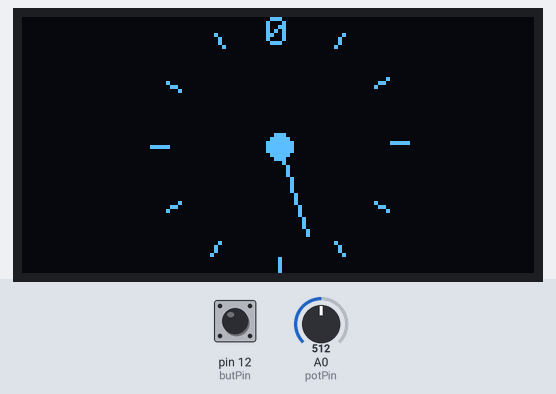
A sketch run on a simulated Arduino Uno, built with avr-gcc and run on an emulated ATmega328P. Shown: 128×64 one-colour display. Inputs (shaded band) come from the test bench; at power-on: pin 12 (butPin) HIGH, A0 (potPin) = 512. What the sketch prints to the serial monitor is not drawn.

Above: at 1.2 s.
1.3 s: pin 12 (butPin) pulled LOW for 0.15 s
At 2.6 s:
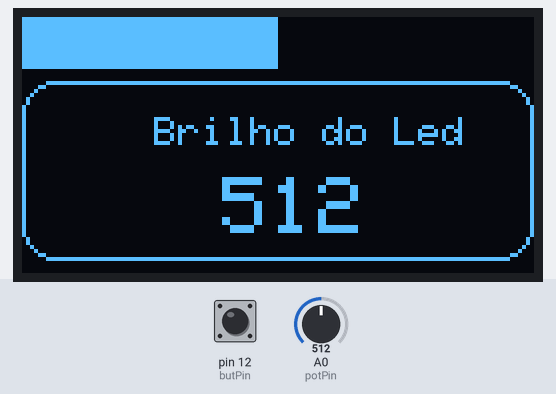
3.0 s: A0 (potPin) set to 716
At 4.0 s:
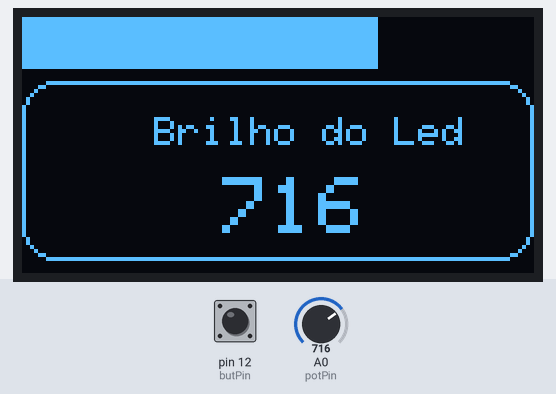
4.5 s: pin 12 (butPin) pulled LOW for 1 s
At 6.6 s:
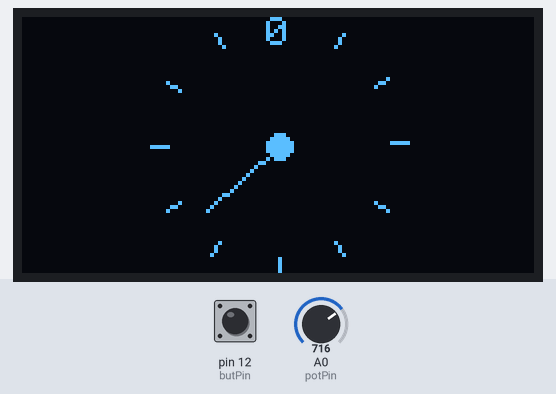
7.1 s: A0 (potPin) set to 900
At 7.5 s:
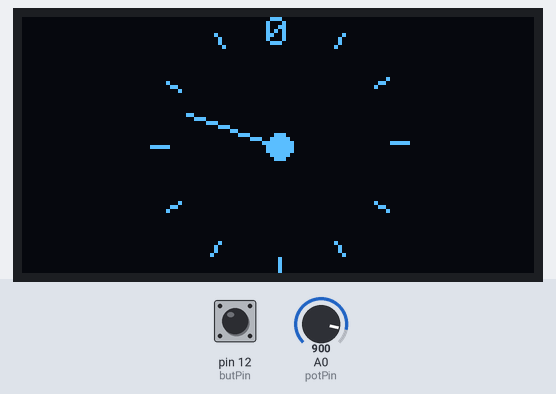
8.6 s: A0 (potPin) set to 1023
At 9.6 s:
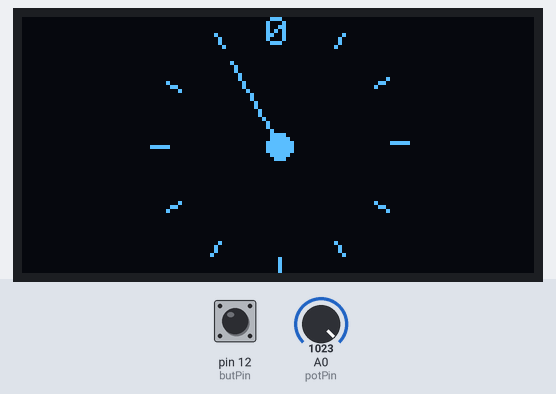
Timing chart, 0 to 11.1 s (numbered marks = the images above; inputs shaded):
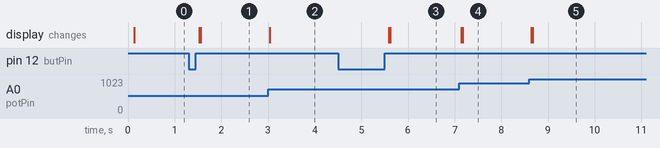

Measured:
- after the input at 1.3 s, the display: first changes after 0.23 s (image 1 shows a later state)
- after the input at 3.0 s, the display: changes at once (image 2)
- after the input at 4.5 s, the display: first changes after 1.1 s (image 3 shows a later state)
- after the input at 7.1 s, the display: first changes at once (image 4 shows a later state)
- after the input at 8.6 s, the display: first changes at once (image 5 shows a later state)

The sketch:

potenciometroOled.ino
```cpp
#include <Wire.h>
#include <Adafruit_GFX.h>
#include <Adafruit_SSD1306.h>
//#include <Adafruit_Sensor.h>

#define SCREEN_WIDTH 128 // OLED display width, in pixels
#define SCREEN_HEIGHT 64 // OLED display height, in pixels

// Declaration for an SSD1306 display connected to I2C (SDA, SCL pins)

#define OLED_RESET     -1 // Reset pin # (or -1 if sharing Arduino reset pin)
Adafruit_SSD1306 display(SCREEN_WIDTH, SCREEN_HEIGHT, &Wire, OLED_RESET);

// definição pino conexão led e push button
const byte ledPin = 0; //D3
const byte butPin = 12; //D6
// definição do potenciômetro
const byte potPin = A0;

// variável para alterar tipo de botão
boolean typeButton = 1; // 1 = analógico e 0 = digital

// leitura do potenciômentro
int potValue;

// ================ variáveis para o analog clock ================================
// variáveis para o relógio tipo analógico
const float pi = 3.14159267;
const int clock_center_x=64;
const int clock_center_y=32;
int o=1;

// variáveis para o cálculo das coordenadas dos pontos no círculo
int x;
int y;
int x1;
int yA1;

// variáveis para armazenar valores lidos potenciômetro
int minutes;

// variáveis para pegar valor posição ponteiro
int minuto;

 void setup()
{
  Serial.begin(115200);
     // define pino led como saída do Arduino
  pinMode(ledPin, OUTPUT);
  // define pino push button como entrada do Arduino
  pinMode(butPin, INPUT_PULLUP); // pull up interno

  display.begin(SSD1306_SWITCHCAPVCC, 0x3C); // inicializa a comunicação I2C do OLED end 0X3C

  // Clear the buffer e inicializa o relógio analógico
  display.clearDisplay();
  draw_clock_face();
  display.display();
}

void loop() {
  potValue = analogRead(potPin); // lê potenciômetro
  dimmerLed(); // gera brilho no led
  Serial.println(minuto);
  Serial.println(potValue);
  setTypeButton(); // define o tipo do botão
  if(typeButton == true) {
    draw_clock_face();
    analogButton();
 } else digitalButton();
}

// ======================= funcionalidades =================================

// altera tipo do relógio
void setTypeButton() {
  if (!digitalRead(butPin)) {
    typeButton = !typeButton;
    while(!digitalRead(butPin)) {}
    delay(50);
  }

}

// define brilho do led (PWM)
void dimmerLed() {
  analogWrite(ledPin, map(potValue,0,1023,0,255)); //converte valores proporcionalmente
}

// ============================== analogicButton ==============================

// analogClock
void analogButton() {
    // get posição do botão
    minuto = map(potValue,0,1023,0,55); // converte os valores de 0 a 55
    // exibe no oled chamando as funções
    draw_minute(minutes,0);
    draw_minute(minuto,1);
    display.display();

    // atribui valores às variáveis
    minutes = minuto;
    redraw_clock_face_elements();
}

// exibe ponteiro do botão
void draw_minute(int minute, int mode) {
   y= (24*cos(pi-(2*pi)/60*minute))+clock_center_y;
   x =(24*sin(pi-(2*pi)/60*minute))+clock_center_x;
   if (mode==1)display.drawLine(clock_center_x,clock_center_y,x,y,WHITE);
   else display.drawLine(clock_center_x,clock_center_y,x,y,BLACK);
}

// desenha a face do botão
void draw_clock_face(void) {
  // desenha o centro do relógio
  display.drawCircle(clock_center_x, clock_center_y,3, WHITE);
  display.fillCircle(clock_center_x, clock_center_y,3, WHITE);

  // desenha as marcações do botão
  for (int i=0;i<12;i++){
     y= (32*cos(pi-(2*pi)/12*i))+clock_center_y;
     x =(32*sin(pi-(2*pi)/12*i))+clock_center_x;
     yA1= (28*cos(pi-(2*pi)/12*i))+clock_center_y;
     x1 =(28*sin(pi-(2*pi)/12*i))+clock_center_x;
     display.drawLine(x1,yA1,x,y,WHITE);
  }
  // imprime 0 no topo da face do botão
  display.drawCircle(26*sin(pi)+clock_center_x, (26*cos(pi))+clock_center_y, 6, BLACK);
  display.fillCircle(26*sin(pi)+clock_center_x, (26*cos(pi))+clock_center_y, 5, BLACK);
  display.setTextSize(1);             // Normal 1:1 pixel scale
  display.setTextColor(WHITE);        // Draw white text
  display.setCursor(clock_center_x-3,0);             // Start at top-left corner
  display.print("0");
}

// redesenha os elementos
void redraw_clock_face_elements(void) {
    display.drawCircle(clock_center_x, clock_center_y,3, WHITE);
    display.fillCircle(clock_center_x, clock_center_y,3, WHITE);
    display.setCursor(clock_center_x-3,0);
    display.print("0");
}

// =============================== digalButton ================================
 void digitalButton() {

  // calcula a largura do botão
  byte widthButton = map(potValue,0,1023,0,128);

  // Desenha botão digital
  display.setTextSize(1);
  display.setTextColor(WHITE);
  display.fillRect(0, 0, widthButton, 13, WHITE);

  // Desenha borda do relógio (com cantos arredondados)
  display.setTextSize(1);
  display.setTextColor(WHITE);
  display.drawRoundRect(0, 16, 128, 45, 8, WHITE);

  // Imprime o nome do relógio
  display.setTextSize(1);
  display.setTextColor(WHITE);
  display.setCursor(33, 25);
  display.print("Brilho do Led");

  // Imprime valor lido no potenciômetro
  display.setTextSize(2);
  display.setTextColor(WHITE);
  display.setCursor(50, 40);
  //display.print(map(potValue,0,1023,0,255));
  display.print(potValue);

  // exibe no display
  display.display();

  // limpa o display
  display.clearDisplay();
 }
```
